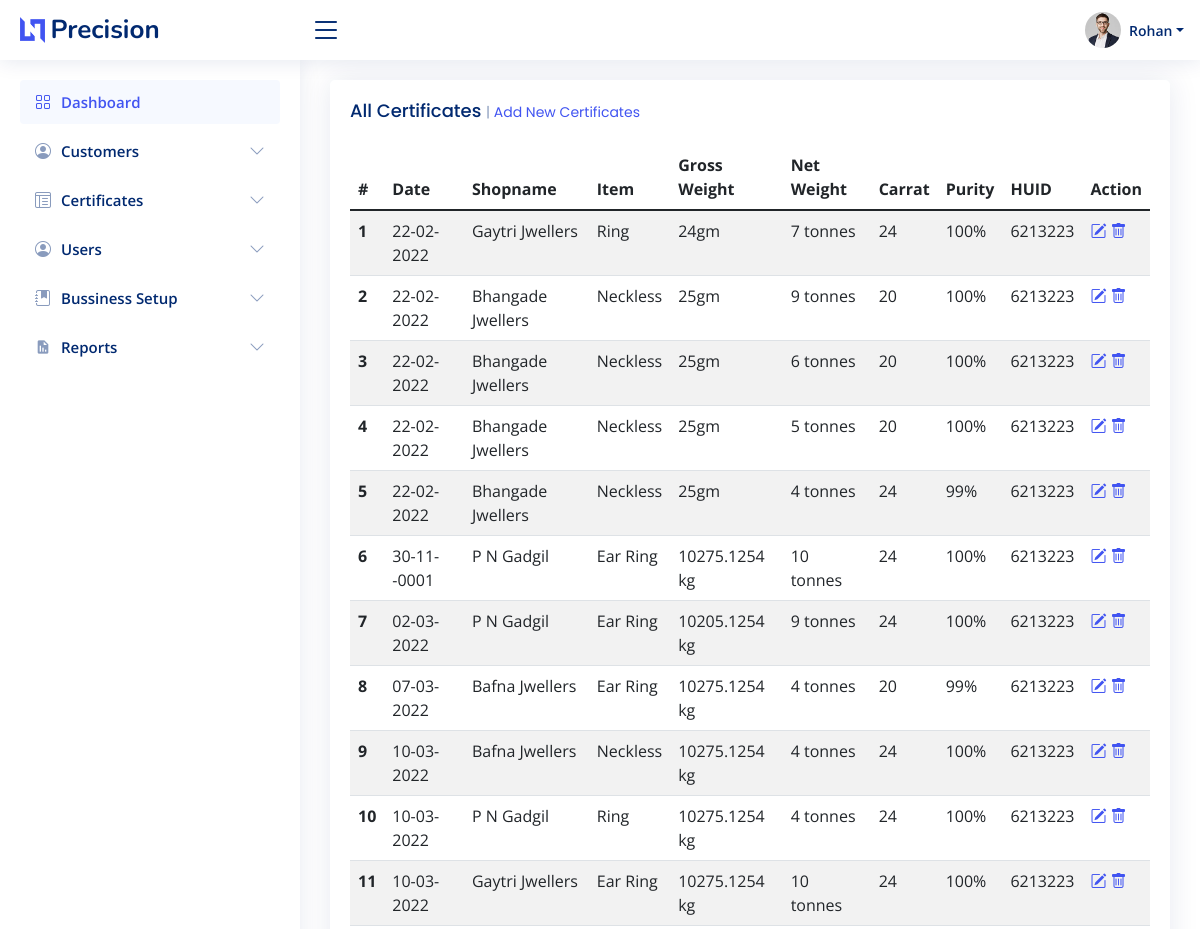
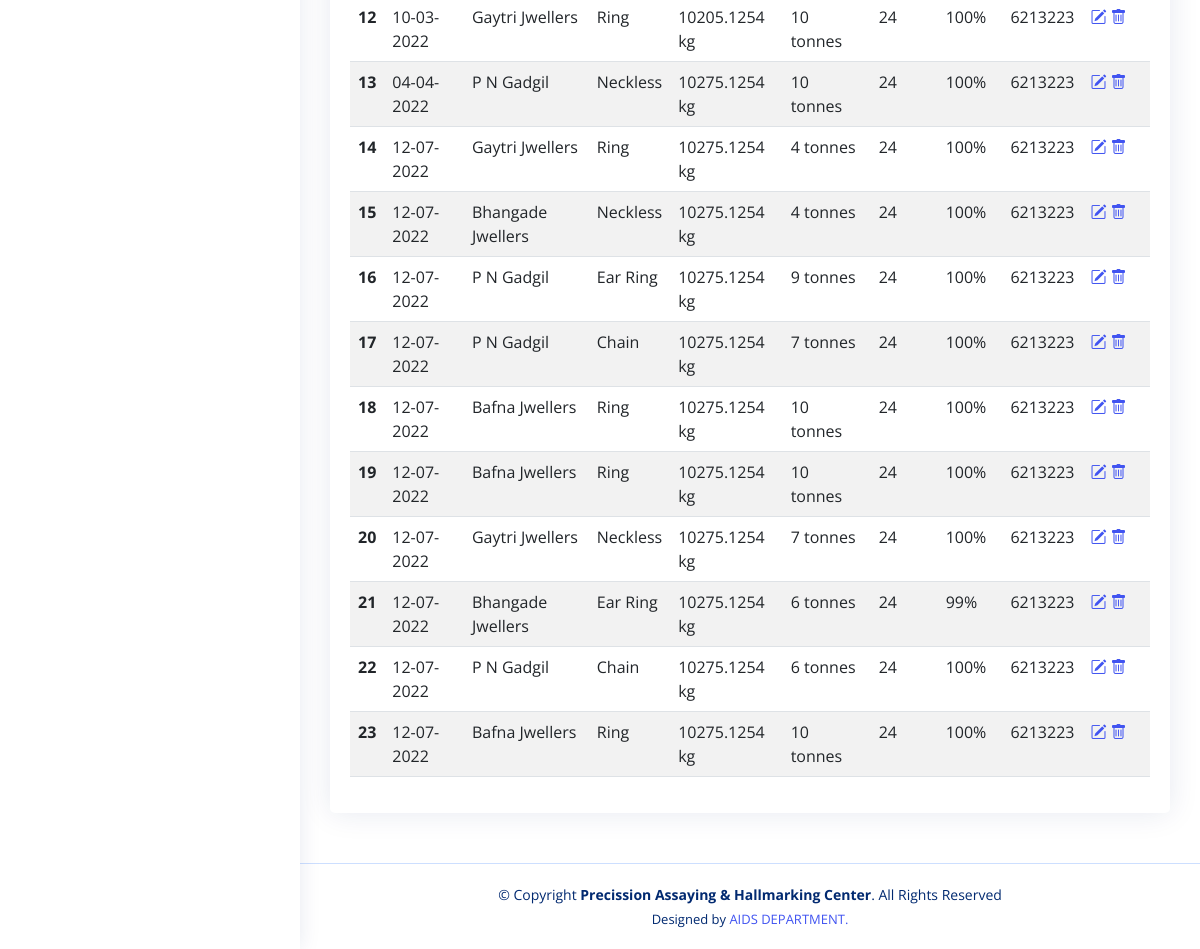
/certificate-view.php (signed in), run on the app's committed database (2 pictures, top to bottom).
### tables this page shows
CREATE TABLE `certificates` (
  `certificate_id` int(10) NOT NULL,
  `customer_id` int(10) NOT NULL,
  `date` timestamp NOT NULL DEFAULT current_timestamp(),
  `item` varchar(100) NOT NULL,
  `gross_weight` varchar(20) NOT NULL,
  `net_weight` varchar(20) NOT NULL,
  `carrat` varchar(10) NOT NULL,
  `purity` varchar(10) NOT NULL,
  `huid` varchar(50) NOT NULL,
  `photo` varchar(50) NOT NULL,
  `isprint` int(10) NOT NULL,
  `iscancelled` int(10) NOT NULL,
  `added_by` varchar(20) NOT NULL,
  `added_on` timestamp NOT NULL DEFAULT current_timestamp(),
  `updated_by` varchar(20) NOT NULL,
  `updated_on` timestamp NOT NULL DEFAULT current_timestamp() ON UPDATE current_timestamp(),
  `cancelled_by` varchar(20) NOT NULL,
  `cancelled_on` timestamp NOT NULL DEFAULT current_timestamp(),
  `cancelled_reason` varchar(200) NOT NULL
);

CREATE TABLE `customers` (
  `customer_id` int(11) NOT NULL,
  `shopname` varchar(20) NOT NULL,
  `gst_no` varchar(20) NOT NULL,
  `address` varchar(50) NOT NULL,
  `state` varchar(50) NOT NULL,
  `city` varchar(50) NOT NULL,
  `pincode` varchar(50) NOT NULL,
  `contact_name` varchar(50) NOT NULL,
  `contact_no` varchar(50) NOT NULL,
  `email_id` varchar(50) NOT NULL,
  `dob` date NOT NULL
);

CREATE TABLE `setup` (
  `id` int(11) NOT NULL,
  `bussiness_name` varchar(50) NOT NULL,
  `mobile_no` varchar(20) NOT NULL,
  `email` varchar(50) NOT NULL,
  `address` varchar(99) NOT NULL,
  `state` varchar(45) NOT NULL,
  `city` varchar(20) NOT NULL,
  `pincode` int(22) NOT NULL,
  `gst_no` varchar(22) NOT NULL,
  `bank_name` varchar(21) NOT NULL,
  `branch_name` varchar(45) NOT NULL,
  `IFSC_code` varchar(45) NOT NULL,
  `account_no` varchar(50) NOT NULL,
  `account_type` varchar(20) NOT NULL
);

### certificate-view.php (the view, shortened to what this page needs)
<?php
include 'header.php';
$q = "select * from certificates where `iscancelled`='0';";
$res = mysqli_query($link, $q);
$count = 1;
?>
<main id="main" class="main">
    <section class="section dashboard">
        <div class="row">
            <div class="col-lg-12">
                <div class="card">
                    <div class="card-body">
                        <h5 class="card-title">All Certificates <span>| <a href="certificate-add.php">Add New Certificates</a></span></h5>
                        <table class="table table-striped">
                            <thead>
                                <tr>
                                    <th scope="col">#</th>
                                    <th scope="col">Date</th>
                                    <th scope="col">Shopname</th>
                                    <th scope="col"> Item</th>
                                    <th scope="col">Gross Weight</th>
                                    <th scope="col">Net Weight</th>
                                    <th scope="col"> Carrat</th>
                                    <th scope="col">Purity</th>
                                    <th scope="col">HUID</th>
                                    <th scope="col">Action</th>
                                </tr>
                            </thead>
                            <tbody>
                                <?php
                                while ($certificate = mysqli_fetch_array($res)) {
                                    $q2 = "select * from customers where `customer_id`=" . $certificate['customer_id'];
                                    $res2 = mysqli_query($link, $q2);
                                    $customer = mysqli_fetch_array($res2);
                                    ?>
                                    <tr>
                                        <th scope="row"><?php echo $count++; ?></th>
                                       <td><?php echo date('d-m-Y', strtotime($certificate['date'])); ?></td>
                                       <td><?php echo $customer['shopname']; ?></td>
                                       <td><?php echo $certificate['item']; ?></td>
                                        <td><?php echo $certificate['gross_weight']; ?></td>
                                        <td><?php echo $certificate['net_weight']; ?></td>
                                        <td><?php echo $certificate['carrat']; ?></td>
                                        <td><?php echo $certificate['purity']; ?></td>
                                        <td><?php echo $certificate['huid']; ?></td>
                                        <td><a href="certificate-update.php?certificate_id=<?php echo $certificate['certificate_id']; ?>"><i class="bi bi-pencil-square"></i><a>
                                                    <a  href="certificate-cancel.php?certificate_id=<?php echo $certificate['certificate_id']; ?>"><i class="bi bi-trash"></i><a></td>
                                                            </tr>
                                                            <?php
                                                        }
                                                        ?>
                                                        </tbody>
                                                        </table>
                                                        </div>
                                                        </section>
                                                        </main>
                                                        <?php
                                                        include 'footer.php';
                                                        ?>

### header.php (shortened to what this page needs)
<?php
include "db.php";
$admin = $_SESSION['admin'];
$name = $admin['name'];
$type = $admin['type'];
$q = "select * from setup ";
$res = mysqli_query($link, $q);
$business = mysqli_fetch_array($res);
?>
<!DOCTYPE html>
<html lang="en">
    <head>
        <link href="assets/vendor/bootstrap/css/bootstrap.min.css" rel="stylesheet">
        <link href="assets/vendor/bootstrap-icons/bootstrap-icons.css" rel="stylesheet">
        <link href="assets/vendor/boxicons/css/boxicons.min.css" rel="stylesheet">
        <link href="assets/vendor/quill/quill.snow.css" rel="stylesheet">
        <link href="assets/vendor/quill/quill.bubble.css" rel="stylesheet">
        <link href="assets/vendor/remixicon/remixicon.css" rel="stylesheet">
        <link href="assets/vendor/simple-datatables/style.css" rel="stylesheet">
        <link href="assets/css/style.css" rel="stylesheet">
    </head>
    <body>
        <header id="header" class="header fixed-top d-flex align-items-center">
            <div class="d-flex align-items-center justify-content-between">
                <a href="index.html" class="logo d-flex align-items-center">
                    <img src="assets/img/logo.png" alt="">
                    <span class="d-none d-lg-block">Precision</span>
                </a>
                <i class="bi bi-list toggle-sidebar-btn"></i>
            </div>
            <nav class="header-nav ms-auto">
                <ul class="d-flex align-items-center">
                    <li class="nav-item dropdown pe-3">
                        <a class="nav-link nav-profile d-flex align-items-center pe-0" href="#" data-bs-toggle="dropdown">
                            <img src="assets/img/profile-img.jpg" alt="Profile" class="rounded-circle">
                            <span class="d-none d-md-block dropdown-toggle ps-2"><?php echo $name ?></span>
                        </a>
                    </li>
                </ul>
            </nav>
        </header>
        <aside id="sidebar" class="sidebar">
            <ul class="sidebar-nav" id="sidebar-nav">
                <li class="nav-item">
                    <a class="nav-link " href="index.php">
                        <i class="bi bi-grid"></i>
                        <span>Dashboard</span>
                    </a>
                </li>
                <li class="nav-item">
                    <a class="nav-link collapsed" data-bs-target="#icons-nav" data-bs-toggle="collapse" href="#">
                        <i class="bi bi-person-circle"></i><span>Customers</span><i class="bi bi-chevron-down ms-auto"></i>
                    </a>
                </li>
                <li class="nav-item">
                    <a class="nav-link collapsed" data-bs-target="#tables-nav" data-bs-toggle="collapse" href="#">
                        <i class="bi bi-layout-text-window-reverse"></i><span>Certificates</span><i class="bi bi-chevron-down ms-auto"></i>
                    </a>
                </li>
                <?php
                if ($type == "Admin") {
                    ?>
                    <li class="nav-item">
                        <a class="nav-link collapsed" data-bs-target="#components-nav" data-bs-toggle="collapse" href="#">
                            <i class="bi bi-person-circle"></i><span>Users</span><i class="bi bi-chevron-down ms-auto"></i>
                        </a>
                    </li>
                    <?php
                }
                ?>
                    <li class="nav-item" >
                    <a class="nav-link collapsed" data-bs-target="#forms-nav" data-bs-toggle="collapse" href="#">
                        <i class="bi bi-journal-bookmark-fill"></i><span> Bussiness Setup</span><i class="bi bi-chevron-down ms-auto"></i>
                    </a>
                </li>
                <li class="nav-item">
                    <a class="nav-link collapsed" data-bs-target="#charts-nav" data-bs-toggle="collapse" href="#">
                        <i class="bx bxs-report"></i><span>Reports</span><i class="bi bi-chevron-down ms-auto"></i>
                    </a>
                </li>
            </ul>
        </aside>

### footer.php (shortened to what this page needs)
<footer id="footer" class="footer">
    <div class="copyright">
        &copy; Copyright <strong><span><?php echo $business['bussiness_name']; ?></span></strong>. All Rights Reserved
    </div>
    <div class="credits">
        Designed by <a href="">AIDS DEPARTMENT.</a>
    </div>
</footer>
</body>
</html>

### assets/css/style.css (style rules this page uses)
:root { scroll-behavior: smooth; }
body { font-family: "Open Sans", sans-serif; background-image:url("../img/bg.jpg"); background-repeat: no-repeat; background-size: cover; color: #444444; }
a { color: #4154f1; text-decoration: none; }
h1, h2, h3, h4, h5, h6 { font-family: "Nunito", sans-serif; }
#main { margin-top: 60px; padding: 20px 30px; transition: all 0.3s; }
.card { margin-bottom: 30px; border: none; border-radius: 5px; box-shadow: 0px 0 30px rgba(1, 41, 112, 0.1); overflow: hidden; }
.card-title { padding: 20px 0 15px 0; font-size: 18px; font-weight: 500; color: #012970; font-family: "Poppins", sans-serif; }
.card-title span { color: #899bbd; font-size: 14px; font-weight: 400; }
.card-body { padding: 0 20px 20px 20px; }
.logo { line-height: 1; }
@media (min-width: 1200px) { .logo { width: 280px; } }
.logo img { max-height: 26px; margin-right: 6px; }
.logo span { font-size: 26px; font-weight: 700; color: #012970; font-family: "Nunito", sans-serif; }
.header { transition: all 0.5s; z-index: 997; height: 60px; box-shadow: 0px 2px 20px rgba(1, 41, 112, 0.1); background-color: #fff; padding-left: 20px; }
.header .toggle-sidebar-btn { font-size: 32px; padding-left: 10px; cursor: pointer; color: #012970; }
.header-nav ul { list-style: none; }
.header-nav > ul { margin: 0; padding: 0; }
.header-nav .nav-profile { color: #012970; }
.header-nav .nav-profile img { max-height: 36px; }
.header-nav .nav-profile span { font-size: 14px; font-weight: 600; }
.sidebar { position: fixed; top: 60px; left: 0; bottom: 0; width: 300px; z-index: 996; transition: all 0.3s; padding: 20px; overflow-y: auto; scrollbar-width: thin; scrollbar-color: #aab7cf transparent; box-shadow: 0px 0px 20px rgba(1, 41, 112, 0.1); background-color: #fff; }
@media (min-width: 1200px) { #main, #footer { margin-left: 300px; } }
.sidebar-nav { padding: 0; margin: 0; list-style: none; }
.sidebar-nav li { padding: 0; margin: 0; list-style: none; }
.sidebar-nav .nav-item { margin-bottom: 5px; }
.sidebar-nav .nav-link { display: flex; align-items: center; font-size: 15px; font-weight: 600; color: #4154f1; transition: 0.3; background: #f6f9ff; padding: 10px 15px; border-radius: 4px; }
.sidebar-nav .nav-link i { font-size: 16px; margin-right: 10px; color: #4154f1; }
.sidebar-nav .nav-link.collapsed { color: #012970; background: #fff; }
.sidebar-nav .nav-link.collapsed i { color: #899bbd; }
.sidebar-nav .nav-link .bi-chevron-down { margin-right: 0; transition: transform 0.2s ease-in-out; }
.footer { padding: 20px 0; font-size: 14px; transition: all 0.3s; border-top: 1px solid #cddfff; }
.footer .copyright { text-align: center; color: #012970; }
.footer .credits { padding-top: 5px; text-align: center; font-size: 13px; color: #012970; }

### data on the page
certificates: date "22-02-2022", customer.shopname "Gaytri Jwellers", item "Ring", gross_weight "24gm", net_weight "7 tonnes", carrat "24", purity "100%", huid "6213223"
certificates: date "22-02-2022", customer.shopname "Bhangade Jwellers", item "Neckless", gross_weight "25gm", net_weight "9 tonnes", carrat "20", purity "100%", huid "6213223"
certificates: date "22-02-2022", customer.shopname "Bhangade Jwellers", item "Neckless", gross_weight "25gm", net_weight "6 tonnes", carrat "20", purity "100%", huid "6213223"
certificates: date "22-02-2022", customer.shopname "Bhangade Jwellers", item "Neckless", gross_weight "25gm", net_weight "5 tonnes", carrat "20", purity "100%", huid "6213223"
certificates: date "22-02-2022", customer.shopname "Bhangade Jwellers", item "Neckless", gross_weight "25gm", net_weight "4 tonnes", carrat "24", purity "99%", huid "6213223"
certificates: date "30-11--0001", customer.shopname "P N Gadgil", item "Ear Ring", gross_weight "10275.1254 kg", net_weight "10 tonnes", carrat "24", purity "100%", huid "6213223"
certificates: date "02-03-2022", customer.shopname "P N Gadgil", item "Ear Ring", gross_weight "10205.1254 kg", net_weight "9 tonnes", carrat "24", purity "100%", huid "6213223"
certificates: date "07-03-2022", customer.shopname "Bafna Jwellers", item "Ear Ring", gross_weight "10275.1254 kg", net_weight "4 tonnes", carrat "20", purity "99%", huid "6213223"
certificates: date "10-03-2022", customer.shopname "Bafna Jwellers", item "Neckless", gross_weight "10275.1254 kg", net_weight "4 tonnes", carrat "24", purity "100%", huid "6213223"
certificates: date "10-03-2022", customer.shopname "P N Gadgil", item "Ring", gross_weight "10275.1254 kg", net_weight "4 tonnes", carrat "24", purity "100%", huid "6213223"
certificates: date "10-03-2022", customer.shopname "Gaytri Jwellers", item "Ear Ring", gross_weight "10275.1254 kg", net_weight "10 tonnes", carrat "24", purity "100%", huid "6213223"
certificates: date "10-03-2022", customer.shopname "Gaytri Jwellers", item "Ring", gross_weight "10205.1254 kg", net_weight "10 tonnes", carrat "24", purity "100%", huid "6213223"
certificates: date "04-04-2022", customer.shopname "P N Gadgil", item "Neckless", gross_weight "10275.1254 kg", net_weight "10 tonnes", carrat "24", purity "100%", huid "6213223"
certificates: date "12-07-2022", customer.shopname "Gaytri Jwellers", item "Ring", gross_weight "10275.1254 kg", net_weight "4 tonnes", carrat "24", purity "100%", huid "6213223"
certificates: date "12-07-2022", customer.shopname "Bhangade Jwellers", item "Neckless", gross_weight "10275.1254 kg", net_weight "4 tonnes", carrat "24", purity "100%", huid "6213223"
certificates: date "12-07-2022", customer.shopname "P N Gadgil", item "Ear Ring", gross_weight "10275.1254 kg", net_weight "9 tonnes", carrat "24", purity "100%", huid "6213223"
certificates: date "12-07-2022", customer.shopname "P N Gadgil", item "Chain", gross_weight "10275.1254 kg", net_weight "7 tonnes", carrat "24", purity "100%", huid "6213223"
certificates: date "12-07-2022", customer.shopname "Bafna Jwellers", item "Ring", gross_weight "10275.1254 kg", net_weight "10 tonnes", carrat "24", purity "100%", huid "6213223"
certificates: date "12-07-2022", customer.shopname "Bafna Jwellers", item "Ring", gross_weight "10275.1254 kg", net_weight "10 tonnes", carrat "24", purity "100%", huid "6213223"
certificates: date "12-07-2022", customer.shopname "Gaytri Jwellers", item "Neckless", gross_weight "10275.1254 kg", net_weight "7 tonnes", carrat "24", purity "100%", huid "6213223"
certificates: date "12-07-2022", customer.shopname "Bhangade Jwellers", item "Ear Ring", gross_weight "10275.1254 kg", net_weight "6 tonnes", carrat "24", purity "99%", huid "6213223"
certificates: date "12-07-2022", customer.shopname "P N Gadgil", item "Chain", gross_weight "10275.1254 kg", net_weight "6 tonnes", carrat "24", purity "100%", huid "6213223"
certificates: date "12-07-2022", customer.shopname "Bafna Jwellers", item "Ring", gross_weight "10275.1254 kg", net_weight "10 tonnes", carrat "24", purity "100%", huid "6213223"
setup: bussiness_name "Precission Assaying & Hallmarking Center"

### other printed values
$name "Rohan"
